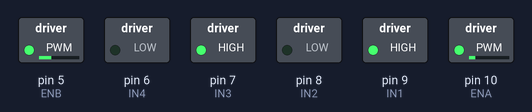
This sketch was run on a simulated Arduino Uno, built with avr-gcc and run on an emulated ATmega328P. On the bench: switched loads named in the sketch (green lamp = pin HIGH).

Above: at 0.1 s.
Timing chart, 0 to 1.6 s (numbered marks = the images above):
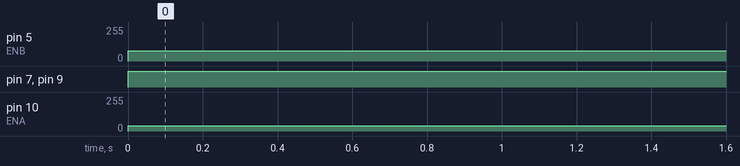

The sketch:

Circulo_1_metro.ino
```cpp
//Motor A
int ENA = 10; //Izquierda
int IN1 = 9;
int IN2 = 8;

//Motor B
int ENB = 5; //Derecha
int IN3 = 7;
int IN4 = 6;

void setup() {

  pinMode(ENA, OUTPUT);
  pinMode(ENB, OUTPUT);
  pinMode(IN1, OUTPUT);
  pinMode(IN2, OUTPUT);
  pinMode(IN3, OUTPUT);
  pinMode(IN4, OUTPUT);
}

void loop() {

  //Recta
  analogWrite(ENA, 40);
  digitalWrite(IN1,HIGH);
  digitalWrite(IN2, LOW);

  analogWrite(ENB, 78);
  digitalWrite(IN3, HIGH);
  digitalWrite(IN4, LOW);

}
```

Measured:
- by itself, pin 5 (ENB): 0/255 → 78/255 at 0.00 s
- by itself, pin 7 (IN3), pin 9 (IN1): LOW → HIGH at 0.00 s
- by itself, pin 10 (ENA): 0/255 → 40/255 at 0.00 s
